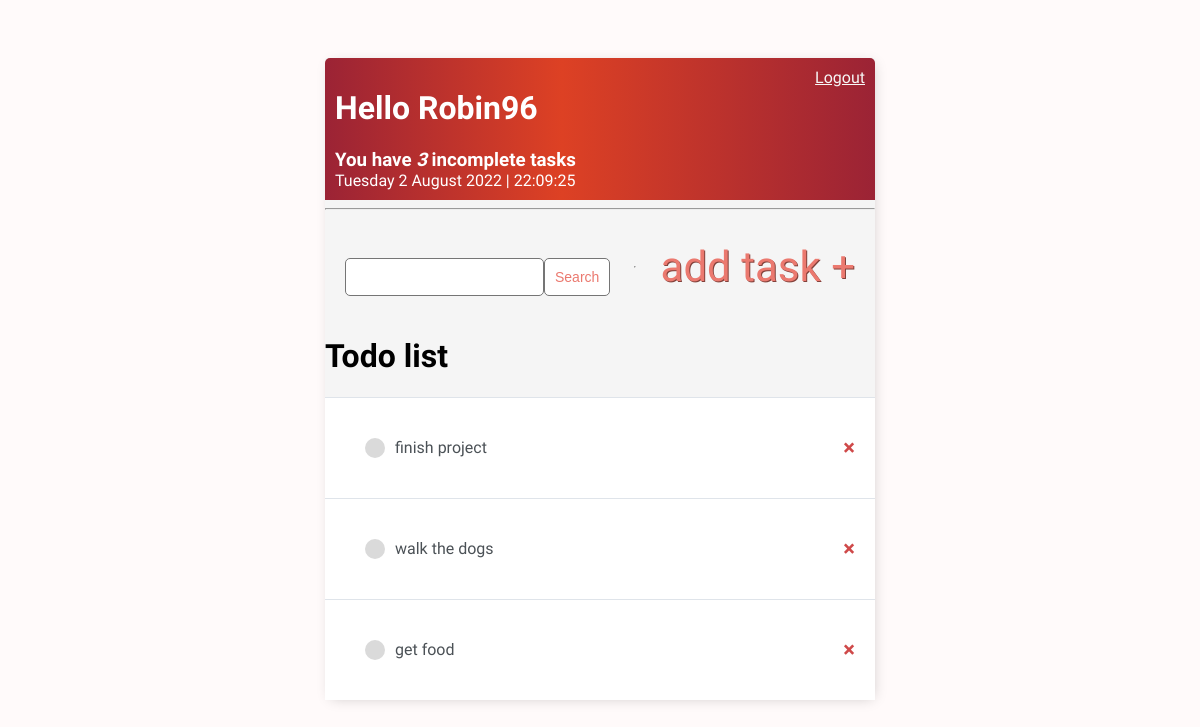
The app's page / (signed in), older data.
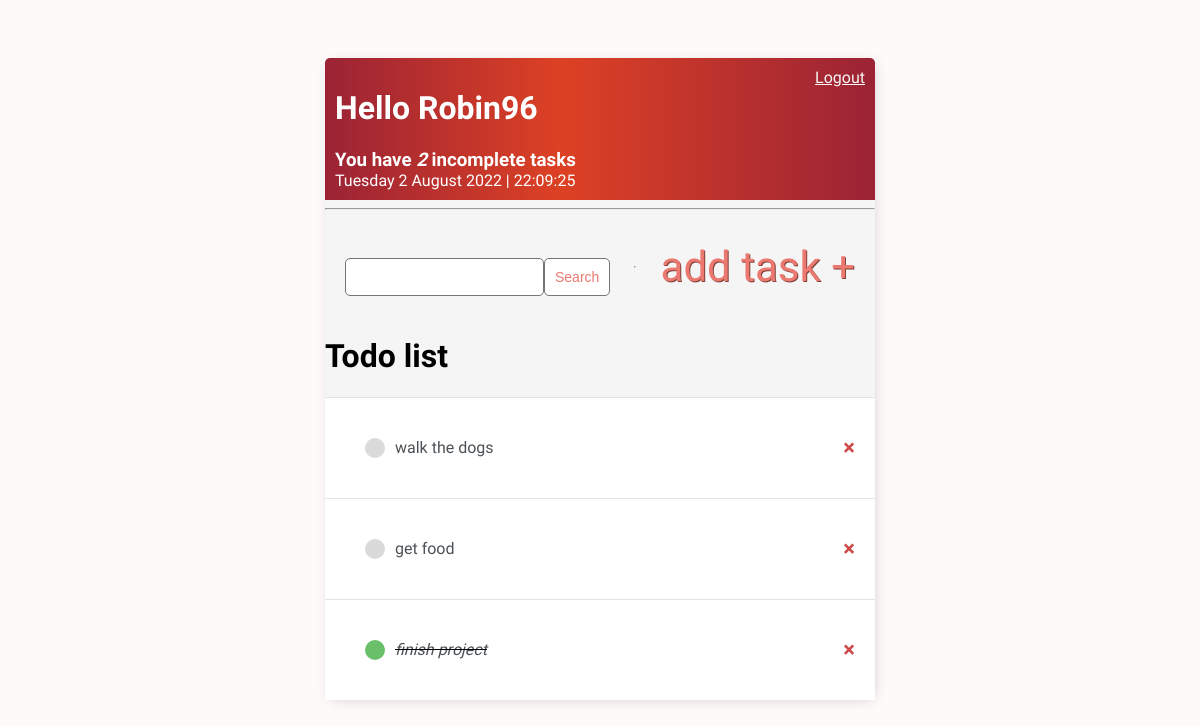
The same page, newer data.
### todo_base/models.py (models this page shows)
class  Task(models.Model):
     user = models.ForeignKey(User, on_delete=models.CASCADE, null = True, blank = True)
     title = models.CharField(max_length= 200)
     description = models.TextField(null = True, blank = True)
     complete = models.BooleanField(default = False)
     created = models.DateTimeField(auto_now_add= True)
     def __str__(self):
         return self.title
     class Meta:
         ordering = ['complete']

### todo_base/views.py (the view)
# urls.py: path('', TaskList.as_view(), name = 'tasks'),
class TaskList(LoginRequiredMixin, ListView):
    model = Task
    context_object_name = 'tasks'
    def get_context_data(self, **kwargs):
        context = super().get_context_data(**kwargs)
        context['tasks'] = context['tasks'].filter(user=self.request.user)
        context['count'] = context['tasks'].filter(complete=False).count()
        search_input = self.request.GET.get('search-area') or ''
        if search_input:
            context['tasks'] = context['tasks'].filter(title__contains = search_input)
        context['search_input'] = search_input
        return context

### todo_base/templates/todo_base/task_list.html
{% extends 'todo_base/main.html' %}
{% block content %}
<div class="header-bar">
    <div>
        <h1>Hello {{request.user|title}}</h1>
        <h3 style="margin:0">You have <i>{{count}}</i> incomplete task{{count|pluralize}}</h3>
        <div onload="renderTime();" id="clockDisplay"></div>
    </div>
    {% if request.user.is_authenticated %}
    <a href="{% url 'logout' %}">Logout</a>
    {% else %}
    <a href="{% url 'login' %}">Login</a>
    {% endif %}
</div>
<hr>
<div class="search-add-task-wrapper">
    <form method="GET" style="margin-top: 20px;display: flex;">
        <input type="text" name="search-area" value="{{search_input}}">
        <input class="button" type="submit" value="Search">
    </form>
    <hr>
    <a class="add-link" href="{% url 'task-create' %}">add task &#x2b;</a>
</div>
<h1>Todo list</h1>
<div class="task-list-wrapper">
    {% for task in tasks %}
    <div class="task-wrapper">
        {% if task.complete %}
        <div class="task-title">
            <div class="complete-icon"></div>
            <i><s><a href="{% url 'task-update' task.id %}">{{task}}</a></s></i>
        </div>
        <a class="delete-link" href="{% url 'task-delete' task.id %}">&#215;</a>
        {% else %}
        <div class="task-title">
            <div class="incomplete-icon"></div>
            <a href="{% url 'task-update' task.id %}">{{task}}</a>
        </div>
        <a class="delete-link" href="{% url 'task-delete' task.id %}">&#215;</a>
        {% endif %}
    </div>
    {% empty %}
    <h3>No items in list</h3>
    {% endfor %}
</div>
{% endblock content %}

### todo_base/templates/todo_base/main.html (shortened to what this page needs)
{% load static %}
<!DOCTYPE html>
<html lang="en">
<head>
    <link href="{% static 'css/main.css' %}" rel="stylesheet">
</head>
<body>
    <div class="container">
        {% block content %}
        {% endblock content %}
    </div>
</body>
</html>

### todo_app/static/css/main.css (style rules this page uses)
body { background-color: #FFFAFA; font-family: 'Raleway', sans-serif; padding-top: 50px; }
.container { max-width: 550px; margin: auto; background-color: whitesmoke; -webkit-box-shadow: 2px 2px 13px -4px rgba(0, 0, 0, 0.21); box-shadow: 2px 2px 13px -4px rgba(0, 0, 0, 0.21); }
.header-bar { display: flex; justify-content: space-between; color: #fff; padding: 10px; border-radius: 5px 5px 0 0; background: linear-gradient(90deg, #9B2335 0%, #DD4124 43%, #9B2335 100%); #9B2335 }
.header-bar a { color: rgb(247, 247, 247); }
.task-title { display: flex; padding: 20px; }
.task-title a { text-decoration: none; color: #4b5156; margin-left: 10px; }
.complete-icon { height: 20px; width: 20px; background-color: rgb(105, 192, 105); border-radius: 50%; }
.incomplete-icon { height: 20px; width: 20px; background-color: rgb(218, 218, 218); border-radius: 50%; }
.delete-link { text-decoration: none; font-weight: 900; color: #cf4949; font-size: 22px; line-height: 0; padding: 20px 0px; }
.task-wrapper { display: flex; align-items: center; justify-content: space-between; padding: 20px; background-color: #fff; border-top: 1px solid #dfe4ea; overflow: hidden; }
.add-link { color: #EB796F; text-decoration: none; font-size: 42px; text-shadow: 1px 1px #81413b; }
.search-add-task-wrapper { display: flex; justify-content: space-between; align-items: center; padding: 20px; }
input[type=text], input[type=password], textarea { border: 1px solid #757575; border-radius: 5px; padding: 10px; width: 90%; }
.button { border: 1px solid #757575; background-color: #FFF; color: #EB796F; padding: 10px; font-size: 14px; border-radius: 5px; cursor: pointer; text-decoration: none; }

Row changes from the older to the newer data that the page shows:
changed Task "finish project": complete False → True (drawn); moves down the list
Text that changed along with them:
{{ count }}: "3" → "2"
